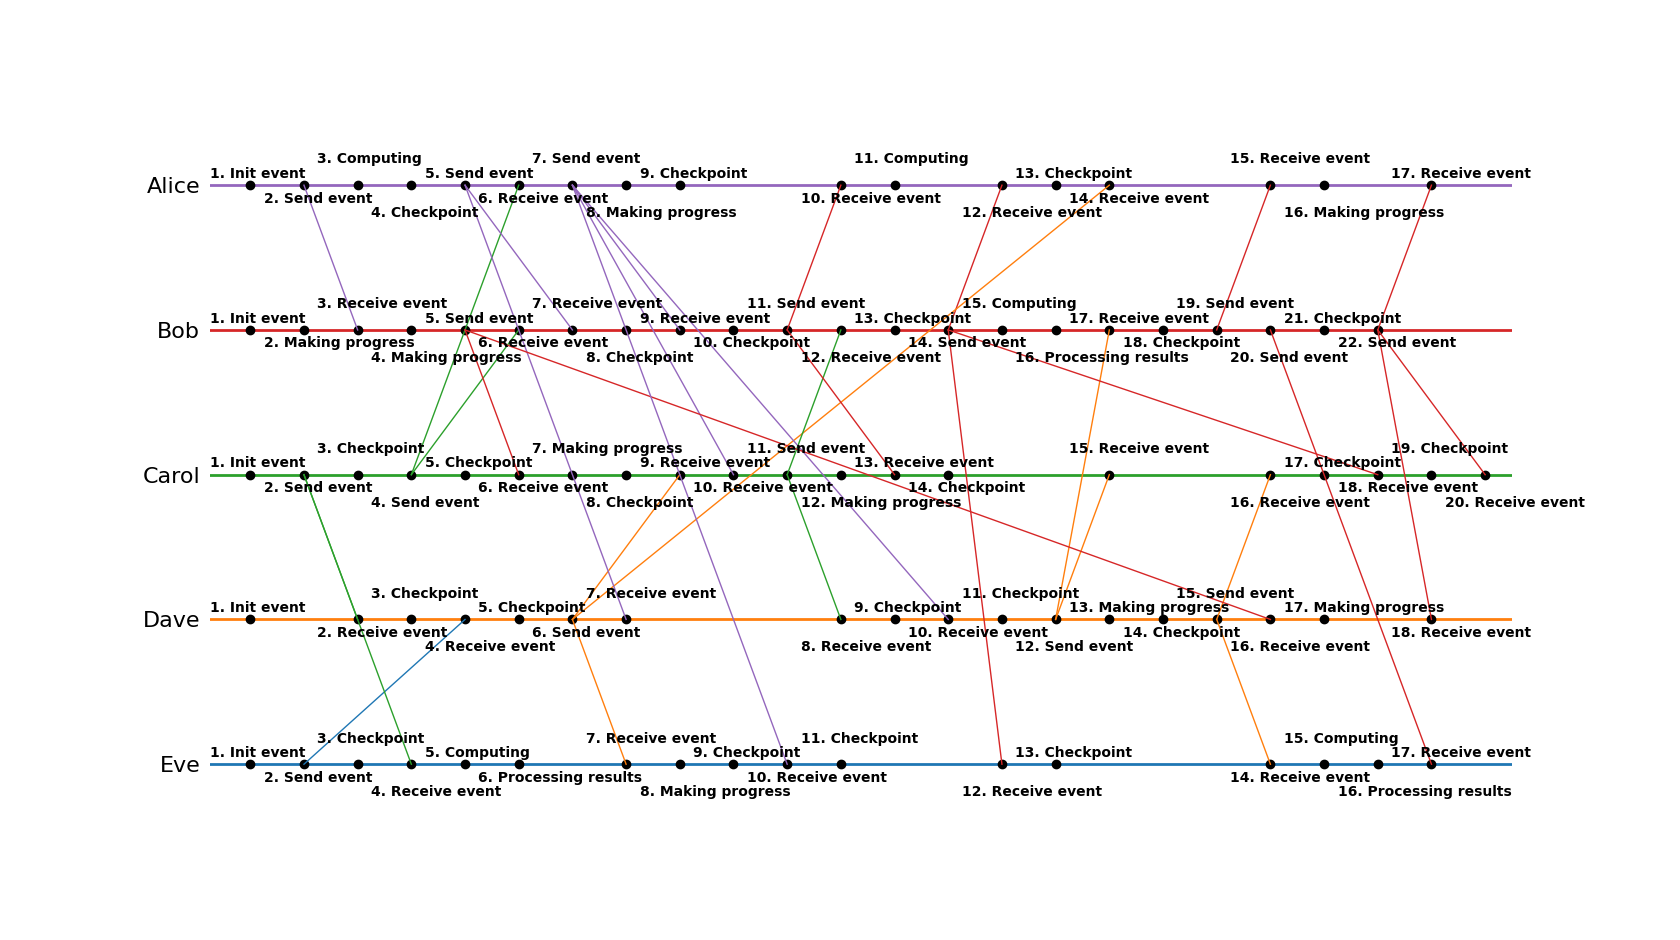

Write Python code to recreate this figure.
import re
import ast
import numpy as np
import matplotlib.pyplot as plt
import matplotlib.animation as animation
from py_linq import Enumerable  # pip install py-linq
import copy

from event_names import NOP

student_name = 'David Mihola' # fill with your student name
assert student_name != 'your_student_name', 'Please fill in your student_name before you start.'
mattrikel_nummer = 12211951

regex = '(.*)\n(\S*) ({.*})'
events = []

with open(f'sampledb.log') as f:
    events = [{'event': event, 'host': host, 'clock': ast.literal_eval(clock)}
               for event, host, clock in re.findall(regex, f.read())]

events_grouped = Enumerable(events).group_by(["name"], lambda x: x["host"]).order_by(lambda x: x.key.name) # group the events by each person and order them alphabetically
names_enumerable = events_grouped.select(lambda x: x.key.name) # get the names of each person and keep the enumerable
names = names_enumerable.to_list() 

events_dict = dict( # create a dictornary from tuples
                  tuple( # make tuples ('name', 'events')
                      events_grouped.select(lambda x: [x.key.name, # name of the person
                                                       x.select(lambda y: [y["event"], list(y["clock"].items())]) # select the event name and time information into single list
                                                        .order_by(lambda y: y[1][0][1])  # events seem to be order, but might not be always the case, order them to be sure from 1 to N
                                                        .to_list() # make list of the events for one person
                                                      ]
                                           )
                                    .to_list() # make a list of lists ['name', 'events']
                        )
                  )
events_dict_without_nops = copy.deepcopy(events_dict)

for _ in range(1000): # 'while True:' would never finish, if the events are invalid
    missplaced_recieve_event = (Enumerable(events_dict.values()).select_many(lambda x: x) # make one list of events from all people
                                                                .where(lambda x: x[0] == "Receive event" and x[1][0][1] <= x[1][1][1]) # choose missplaced 'Recieve events'
                                                                .select(lambda x: x[1]) # select the time information
                                                                .order_by(lambda x: x[1][1]) # order the missplaced events by the time they happen from 1 to N
                                                                .first_or_default()) # take the first one or 'None'
    if missplaced_recieve_event == None: # no more missplaced events
        break
    
    missplaced_name = missplaced_recieve_event[0][0] # get person X, whose timeline isn't correct
    index = missplaced_recieve_event[0][1] - 1
    nops = missplaced_recieve_event[1][1] - missplaced_recieve_event[0][1] + 1 # get the number of nooperations the person X must do to correct their timeline
    timeline = events_dict[missplaced_name]
    for i in range(nops):
        timeline.insert(index, [NOP, [(missplaced_name, index + nops - i)]]) # correct the timeline
    
    for event in timeline[index + nops:]:
        event[1][0] = (event[1][0][0], event[1][0][1] + nops) 

    for name in names_enumerable.where(lambda x: x != missplaced_name): # get other people
        timeline = events_dict[name]
        for moved in Enumerable(timeline).where(lambda x: len(x[1]) > 1 and x[1][1][0] == missplaced_name and x[1][1][1] > index): # chose events affected by the change of timeline of person X
            moved[1][1] = (missplaced_name, moved[1][1][1] + nops) # adjust corrected timeline in timelines of other people

max_length = Enumerable(events_dict.values()).max(lambda x: len(x)) # find the longes timeline
for key, value in events_dict.items():
    while len(value) <= max_length:
        value.append([NOP, [(key, len(value))]]) # padd the shorter timelines

names_reversed = names.copy()
names_reversed.reverse() # to plot the names alphabetically order from top to bottom

SCALE = 20 # scale of the plot
space_width = max_length * SCALE

# configure the plot
figure, axis = plt.subplots(figsize=(20, 10))
axis.set_frame_on(False)
axis.set_xticks([], [])
axis.set_yticks(np.arange(len(names_reversed)) + 0.5, names_reversed)
axis.tick_params(labelsize=16.0, color="white")
axis.set_xlim(5, space_width + 10)
axis.set_ylim(0, len(names))
cmap_table = plt.get_cmap("tab10") # colors used by matplotlib

# create a tepmplate for a timeline of a perosn
line_x = np.linspace(5, space_width + 10, space_width + 5)
line_y = np.zeros(space_width + 5, dtype=np.uint32) + 0.5

events_coordinates = []
events_names = []
events_indices = []
events_plots = []
recieve_events_coordinates = []
recieve_events_plots = []

for i, name in enumerate(names_reversed):
    axis.plot(line_x, line_y + i, linewidth=2, color=cmap_table(i)) # plot timelines of each person with specific color

    event_coordinates = np.array(Enumerable(events_dict[name]).where(lambda x: x[0] != NOP) # don't plot 'Nop' events
                                                                               .select(lambda x: [x[1][0][1] * SCALE, i + 0.5]) # [x, y]
                                                                               .to_list()) # get a numpy array of x, y coordinates of events for the plot
    event_names = (Enumerable(events_dict_without_nops[name]).select(lambda x: f"{x[1][0][1]}. {x[0]}")
                                                             .to_list()) # get a list of event names in the same order as the coordinates for these events
    
    events_names.append(event_names) # store the names of events for the animation 
    events_indices.append([-1, -1])  # for each person initialize with invalid index

    event_plot, = axis.plot(event_coordinates[:, 0], event_coordinates[:, 1], 'o', color="black") # plot events for a person
    events_coordinates.append(event_coordinates) # store the coordiantes for animation
    events_plots.append(event_plot)              # store the plot of events for animation

recieve_events = (Enumerable(events_dict.values()).select_many(lambda x: x) # select events from every person
                                                                   .where(lambda x: x[0] == "Receive event") # select only recieve events
                                                                   .select(lambda x: [x[1][1][1] * SCALE, # x1
                                                                                      names_reversed.index(x[1][1][0]) + 0.5, # y1
                                                                                      x[1][0][1] * SCALE, # x2
                                                                                      names_reversed.index(x[1][0][0]) + 0.5, # y2
                                                                                      x[1][1][0]]) # sender
                                                                   .to_list())
for x1, y1, x2, y2, sender in recieve_events:
    span_x = x2 - x1
    recieve_event_coordinates = [x1, np.linspace(x1, x2, span_x), np.linspace(y1, y2, span_x)] # store a starting point of a line and create the line
    plot, = axis.plot(recieve_event_coordinates[1], recieve_event_coordinates[2], linewidth=1.0, color=cmap_table(names_reversed.index(sender))) # plot the message line with the color of the sender
    recieve_events_coordinates.append(recieve_event_coordinates) # store the line info for animation
    recieve_events_plots.append(plot) # store the plot for animation

label_adjustments = [-0.22, 0.05, -0.12, 0.15] # make sure the labels don't overlap
def update(time, events_coordinates, events_plots, event_names, indices, recieve_events_coordinates, recieve_events_plots):
    for i in range(len(events_plots)):
        event_points = events_coordinates[i]
        event_points = event_points[event_points[:, 0] <= time] # get the events that should be displayed at a given time
        events_plots[i].set_data(event_points[:, 0], event_points[:, 1]) # show only these events

        if event_points.shape[0] > 0 and event_points[-1, 0] > indices[i][0]: # new event was displayed, therfore its label must be displayed as well
            indices[i][0] = event_points[-1, 0] # store the currently last event 
            indices[i][1] += 1  # update the index of the label
            height_adjust = event_points.shape[0] % 4 # put the labels of events into 4 different positions, so they don't overlap
            axis.annotate(event_names[i][indices[i][1]], (event_points[-1, 0] - 15, event_points[-1, 1] + label_adjustments[height_adjust]), fontweight="bold") # display the label
    
    for i, recieve_event_coordinates in enumerate(recieve_events_coordinates):
        x1 = recieve_event_coordinates[0]
        if time > x1: # display the message from sender to reciever
            recieve_events_plots[i].set_data(recieve_event_coordinates[1][:time - x1], recieve_event_coordinates[2][:time - x1]) # show part or the whole line
        else: # don't display the message
            recieve_events_plots[i].set_data(recieve_event_coordinates[1][:0], recieve_event_coordinates[2][:0]) # show zero points of the line

    return events_plots + recieve_events_plots # return all the plots that changed

anim = animation.FuncAnimation(figure, update, fargs=[events_coordinates, events_plots, events_names, events_indices, recieve_events_coordinates, recieve_events_plots], 
                               interval=25, blit=True, repeat=False)
plt.show()
